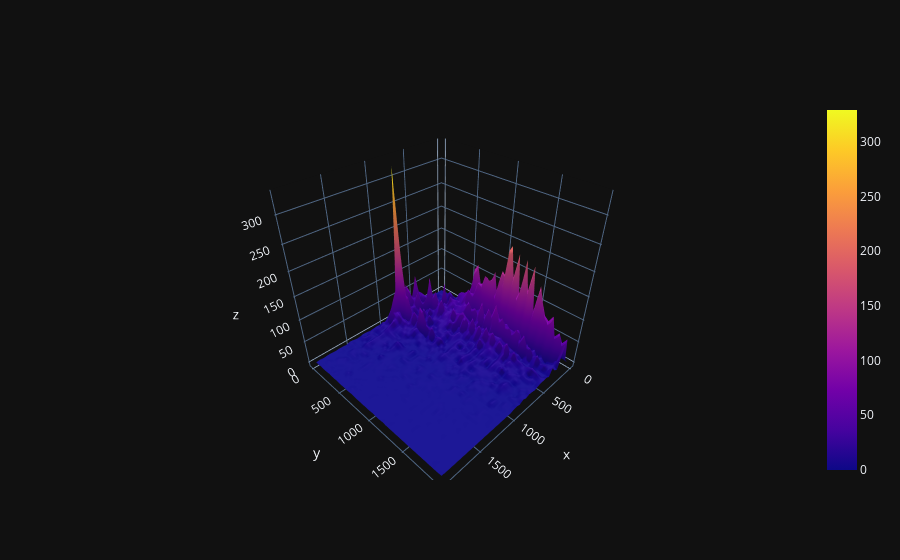

Here is the notebook cell this chart was saved with:
### Code cell
fig=go.Figure(go.Surface(z=z, y=z.index, x=z.columns))
fig.show()
